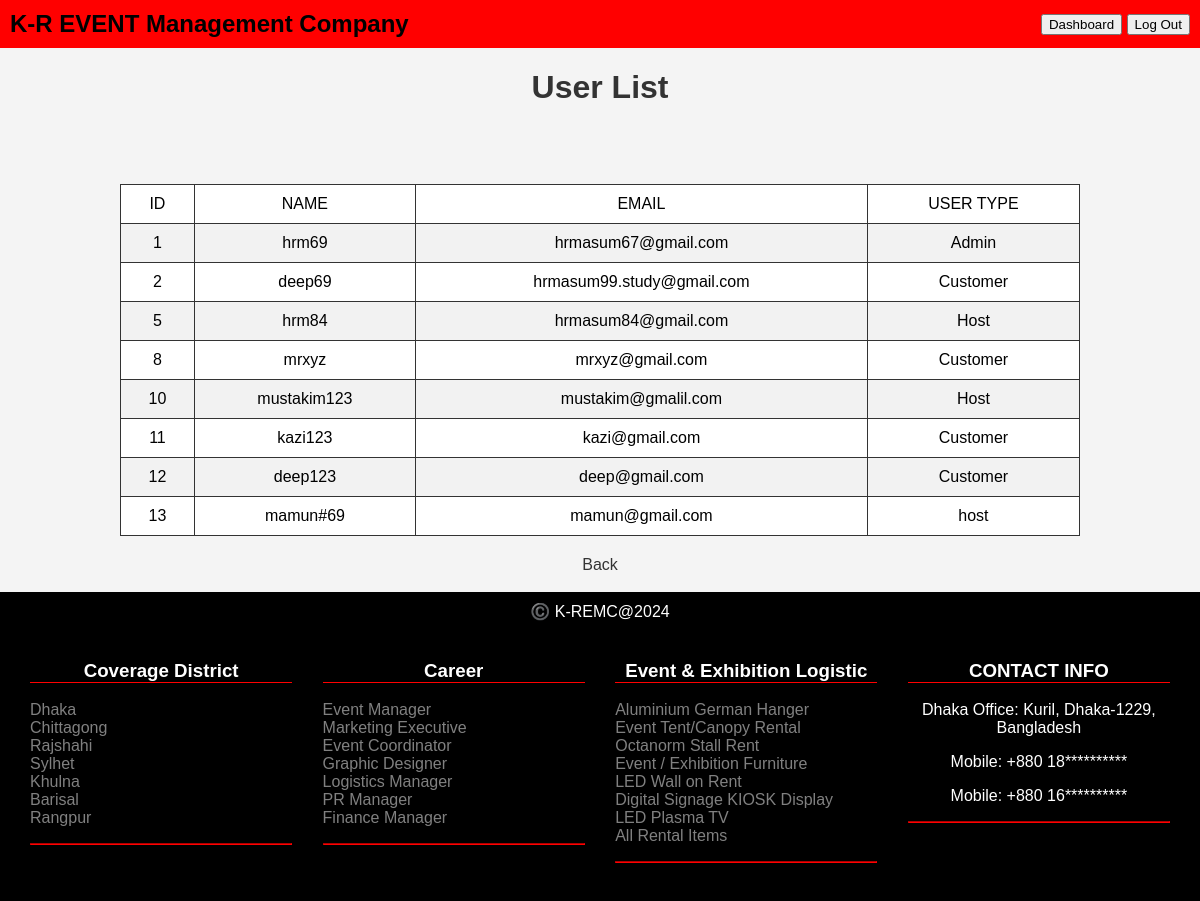
The app's page /view/userlist.php (signed in) with its own data.
### tables this page shows
CREATE TABLE `users` (
  `uID` int(13) NOT NULL,
  `name` varchar(128) NOT NULL,
  `email` varchar(128) DEFAULT NULL,
  `phone` varchar(16) NOT NULL,
  `username` varchar(32) DEFAULT NULL,
  `password` varchar(24) NOT NULL,
  `gender` varchar(10) NOT NULL,
  `dob` varchar(32) NOT NULL,
  `usertype` varchar(32) NOT NULL
);

### model/userModel.php (called while the page is built, shortened)
<?php
    function getAllUser(){
        $con = dbConnection();
        $sql = "select * from users";
        $result = mysqli_query($con, $sql);
        $users = [];
        while($row = mysqli_fetch_assoc($result)){
            array_push($users, $row);
        }
        return $users;
    }
?>

### view/userlist.php (the view, shortened to what this page needs)
<?php
    require_once('../model/userModel.php');
    $users = getAllUser();
?>
<!DOCTYPE html>
<html lang="en">
<head>
<div style="background-color: red; padding: 10px; display: flex; justify-content: space-between; align-items: center;">
     <div style="font-weight: bold; font-size: 24px; font-family: 'Arial', sans-serif;">K-R EVENT Management Company</div>
            <div class="btn-container">
                <a href="profile.php" style="text-decoration: none;">
                    <button>Dashboard</button>
                </a>
                <a href="home.php" style="text-decoration: none;">
                    <button>Log Out</button>
                </a>
            </div>
        </div>
</head>
<body>
        <h1 >User List</h1>
        <br>
        <br>
        <table border=1>
            <tr>
                <td>ID</td>
                <td>NAME</td>
                <td>EMAIL</td>
                <td>USER TYPE</td>
            </tr>
            <?php for($i=0; $i<count($users); $i++){?>
            <tr>
                <td><?php echo $users[$i]['uID']; ?></td>
                <td><?=$users[$i]['username'] ?></td>
                <td><?php echo $users[$i]['email']; ?></td>
                <td><?php echo $users[$i]['usertype']; ?></td>
            </tr>
            <?php } ?>
        </table>
        <div style=" text-align: center;">
    <a href="profile.php" class="back-btn">Back</a>
    <br>
    <br>
    <div style="background-color: black; color: white; text-align: center; padding: 10px;">
    ©️ K-REMC@2024
        <div style="display: flex; justify-content: space-between; padding: 20px;">
            <div style="width: 23%;">
                <h3 style="color: white; border-bottom: 1px solid red;">Coverage District</h3>
                <ul style="list-style-type: none; color: gray; padding: 0;text-align: left;">
                    <li>Dhaka</li>
                    <li>Chittagong</li>
                    <li>Rajshahi</li>
                    <li>Sylhet</li>
                    <li>Khulna</li>
                    <li>Barisal</li>
                    <li>Rangpur</li>
                </ul>
                <hr style="border-color: red;">
            </div>
            <div style="width: 23%;">
                <h3 style="color: white; border-bottom: 1px solid red;">Career</h3>
                <ul style="list-style-type: none; color: gray; padding: 0;text-align: left;">
                    <li>Event Manager</li>
                    <li>Marketing Executive</li>
                    <li>Event Coordinator</li>
                    <li>Graphic Designer</li>
                    <li>Logistics Manager</li>
                    <li>PR Manager</li>
                    <li>Finance Manager</li>
                </ul>
                <hr style="border-color: red;">
            </div>
            <div style="width: 23%;">
                <h3 style="color: white; border-bottom: 1px solid red;">Event & Exhibition Logistic</h3>
                <ul style="list-style-type: none; color: gray; padding: 0;text-align: left;  ">
                    <li>Aluminium German Hanger</li>
                    <li>Event Tent/Canopy Rental</li>
                    <li>Octanorm Stall Rent</li>
                    <li>Event / Exhibition Furniture</li>
                    <li>LED Wall on Rent</li>
                    <li>Digital Signage KIOSK Display</li>
                    <li>LED Plasma TV</li>
                    <li>All Rental Items</li>
                </ul>
                <hr style="border-color: red;">
            </div>
            <div style="width: 23%;">
            <h3 style="color: white; border-bottom: 1px solid red;">CONTACT INFO</h3>
            <p style="color: white;">Dhaka Office: Kuril, Dhaka-1229, Bangladesh</p>
            <p style="color: white;">Mobile: +880 18**********</p>
            <p style="color: white;">Mobile: +880 16**********</p>
            <hr style="border-color: red;">
        </div>
    </div>
</div>
</body>
</html>

### view/userlist.php (style rules this page uses)
body { font-family: Arial, sans-serif; margin: 0; padding: 0; background-color: #f4f4f4; }
h1 { text-align: center; color: #333; }
table { width: 80%; margin: 20px auto; border-collapse: collapse; border: 1px solid #333; background-color: #fff; }
th, td { padding: 10px; text-align: center; border: 1px solid #333; }
tr:nth-child(even) { background-color: #f2f2f2; }
a { text-decoration: none; color: #333; }

### records on screen
users: uID "1", username "hrm69", email "hrmasum67@gmail.com", usertype "Admin"
users: uID "2", username "deep69", email "hrmasum99.study@gmail.com", usertype "Customer"
users: uID "5", username "hrm84", email "hrmasum84@gmail.com", usertype "Host"
users: uID "8", username "mrxyz", email "mrxyz@gmail.com", usertype "Customer"
users: uID "10", username "mustakim123", email "mustakim@gmalil.com", usertype "Host"
users: uID "11", username "kazi123", email "kazi@gmail.com", usertype "Customer"
users: uID "12", username "deep123", email "deep@gmail.com", usertype "Customer"
users: uID "13", username "mamun#69", email "mamun@gmail.com", usertype "host"
